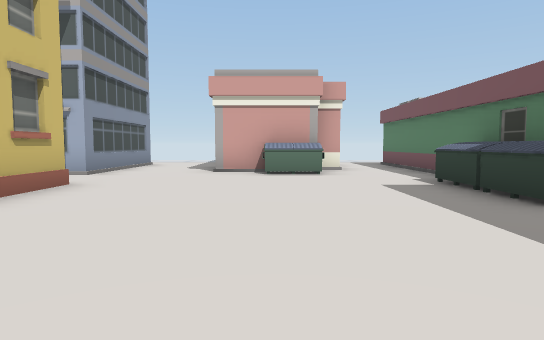
view 1 (above)

16 first-person views from a walk through a scene from a Unity 3-D project. The camera is 1.2 m above the floor, tilts 4° down and sees 75° across. The floor is counted in squares, 2 m on a side. Each view is taken from the middle of a square. On the plan, view 1 faces up. The plan holds only what a view shows up to about 10 squares ahead; the rest is blank. The place goes on beyond the plan.

view 2
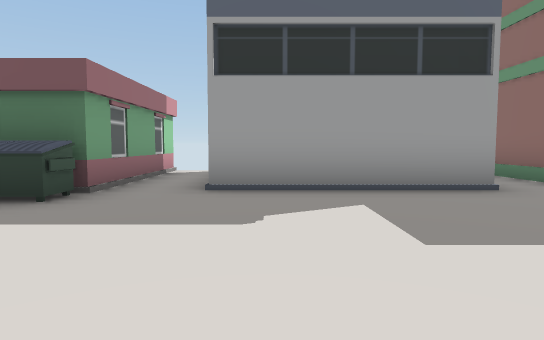

view 3
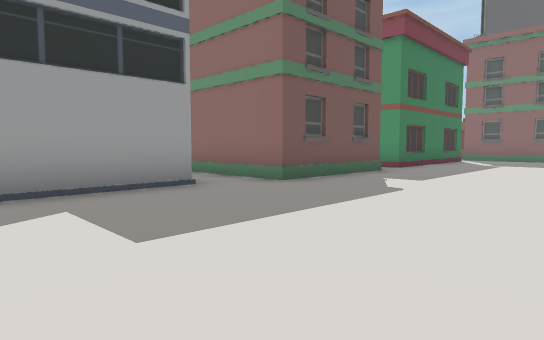

view 4
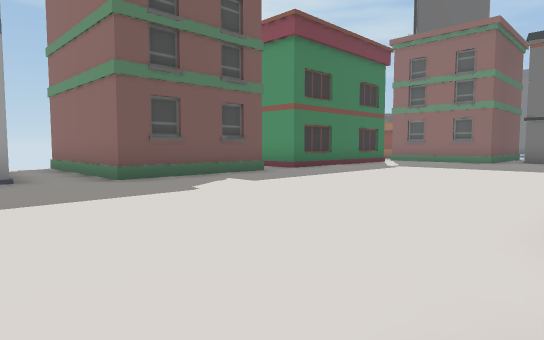

view 5
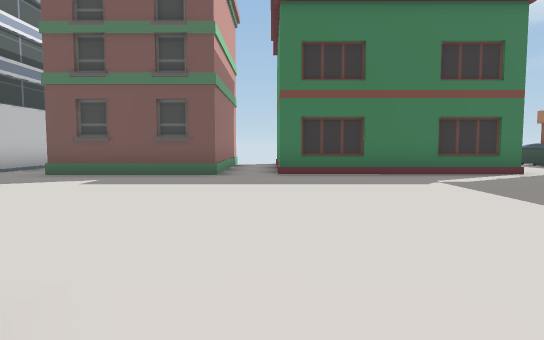

view 6
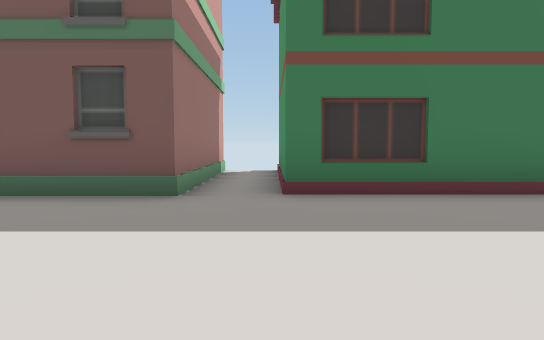

view 7
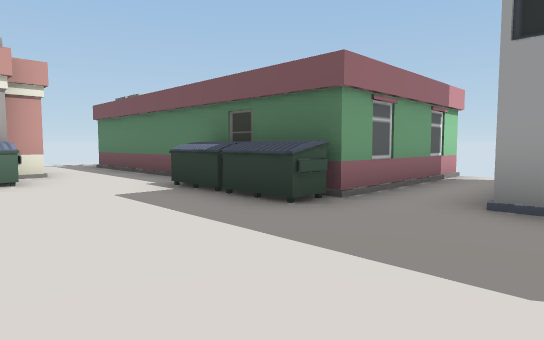

view 8
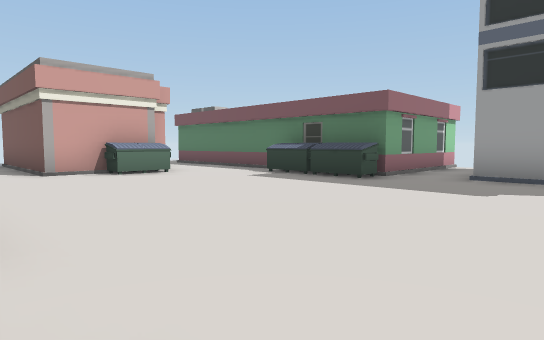

view 9
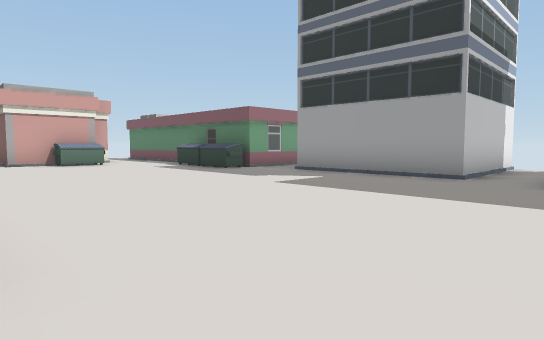

view 10
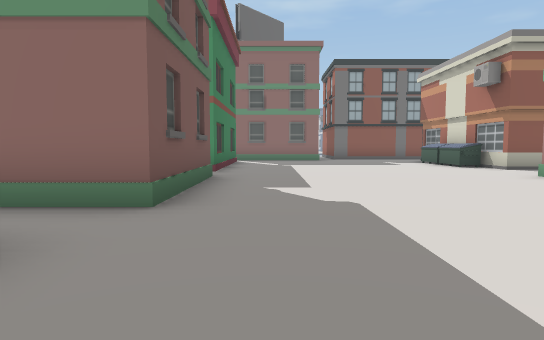

view 11
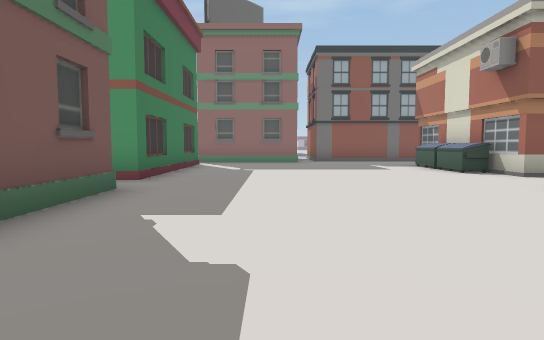

view 12
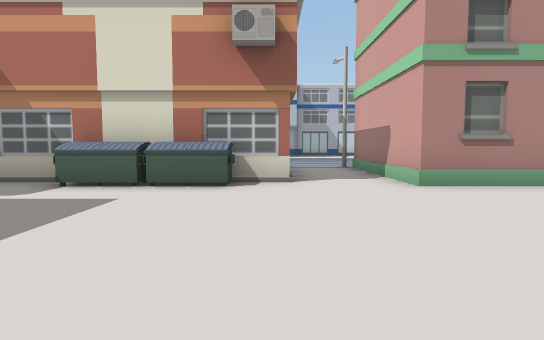

view 13
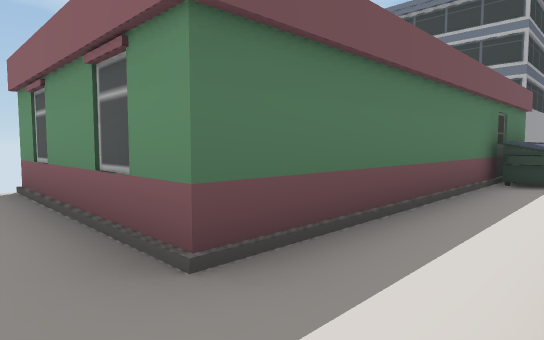

view 14
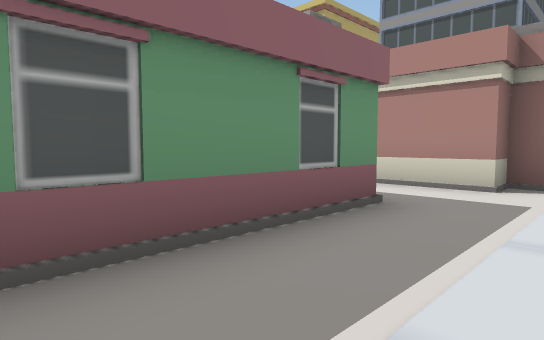

view 15
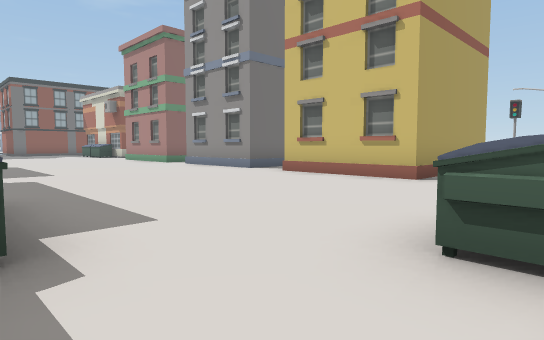

view 16
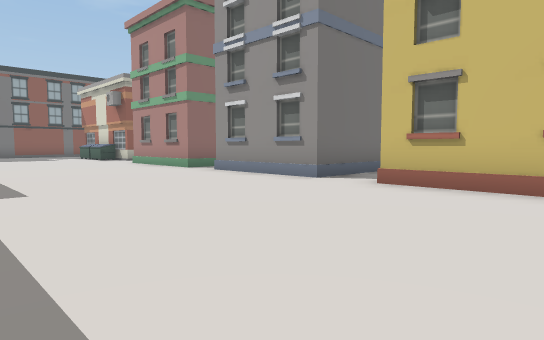

### Floor plan
Key: @ floor where view 1 was taken; # wall or solid block; . floor; B building; U dumpster; S streetlight.
Columns run from 8 left of view 1 to 8 right of it. Each row starts with its distance up from view 1.
 13                .
 12        B #......
 11        #  ..###B
 10     #..#  ..#
  9     #..###..#
  8     #..#U#..#
  7     ........#
  6     .......U#
  5  ####......U#
  4      ......U#
  3      B..........
  2     ............
  1   ###.......#
  0      ...@...#
 -1      .......#
 -2      .......###B#
 -3      ...........
 -4     #.......###B
 -5      .......
 -6  B   .......
 -7 .S..............
 -8 ................
 -9  B ##.......#
-10     #U......#
-11     #U......#
-12     #U......#

Positions as (right, up) in squares from view 1, and headings:
1: (0, 0), facing up
2: (-1, 1), facing right
3: (-1, 1), facing down-right
4: (-3, -1), facing down-right
5: (-4, -8), facing right
6: (-1, -8), facing right
7: (0, 1), facing up-right
8: (-3, 0), facing up-right
9: (-3, -4), facing up-right
10: (2, 0), facing down
11: (1, -2), facing down
12: (2, -9), facing left
13: (2, 12), facing down-right
14: (7, 13), facing down-left
15: (3, 8), facing down-left
16: (2, 5), facing down-left
